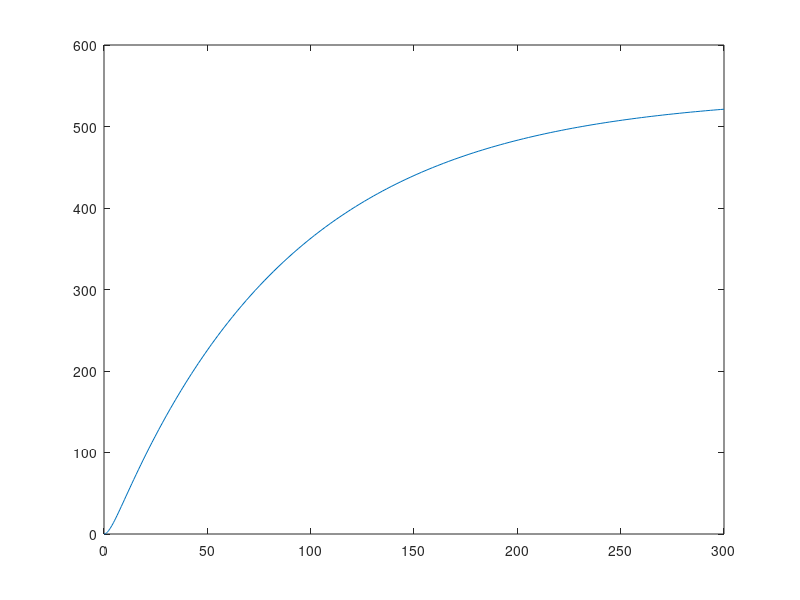

Here is the MATLAB script that generated this plot:
function f
% time is in minutes
tspan=[0 300]; 
% SBML - begin init conds
xzero=[0;0];
% SBML - end init conds
% parameter values  (Time is in minutes)
% SBML - begin constants
a=0.1*60;
b=0.0058*60;
c=0.006*60;
d=0.000192*60;
% SBML - end constants
[t,y]=ode45(@g,tspan,xzero);
figure
plot(t,y(:,2))

% SBML - begin ode declaration
function y=g(t,x)
% SBML - end ode declaration

% SBML - begin ode function
y=[a-b*x(1); c*x(1)-d*x(2)];
% SBML - end ode function
end


end


